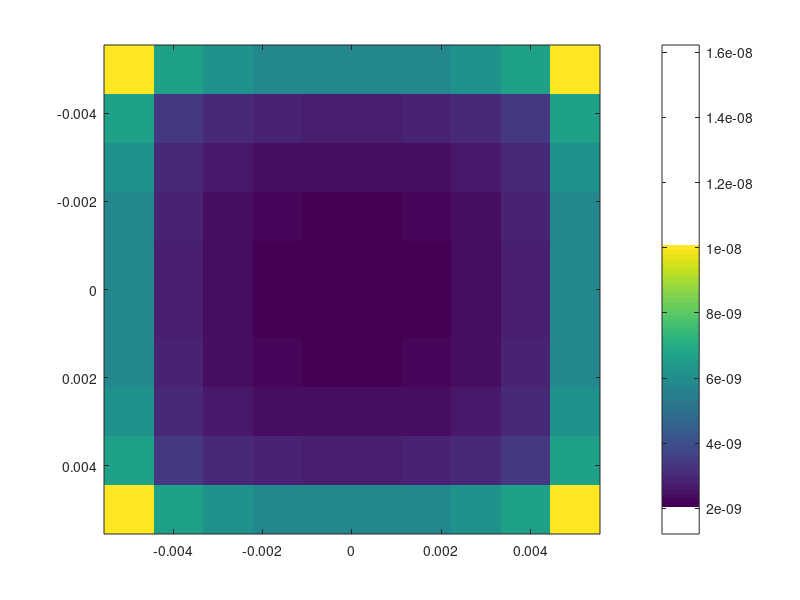

This chart was generated by the following MATLAB code: (Note: this script raises an error after producing the figure.)
% Constants
epsilon0 = 8.854187817e-12; % Vacuum permittivity (F/m)
L = 0.01; % Plate size (m)

% List of N values to test
N_list = [10, 20, 30, 50, 100];

for idx = 1:length(N_list)
    N = N_list(idx);
    fprintf('\n--- N = %d x %d ---\n', N, N);

    a = L / N; % Cell size
    A = a^2;   % Cell area

    % Generate center points
    centers = zeros(N*N, 2);
    count = 1;
    for i = 0:N-1
        for j = 0:N-1
            centers(count,1) = (i+0.5)*a - L/2;
            centers(count,2) = (j+0.5)*a - L/2;
            count = count + 1;
        end
    end

    % Initialize Z matrix
    Z = zeros(N*N);

    % Fill Z matrix
    % Initialize Z matrix for saving results
    Z_all = cell(length(N_list), 1);

    for i = 1:N*N
        xi = centers(i,1);
        yi = centers(i,2);
        for j = 1:N*N
            xj = centers(j,1);
            yj = centers(j,2);
            if i == j
                % Self-term integration
                integrand = @(x,y) 1 ./ sqrt(x.^2 + y.^2);
                result = integral2(integrand, -a/2, a/2, @(x) -a/2 * ones(size(x)), @(x) a/2 * ones(size(x)));
                Z(i,j) = result / (4*pi*epsilon0);
            else
                Rij = sqrt((xi - xj)^2 + (yi - yj)^2);
                Z(i,j) = A / (4*pi*epsilon0*Rij);
            end
        end
    end



    % Solve for surface charge density
    V = ones(N*N, 1); % Voltage = 1 V everywhere
    sigma = Z\V;

    % Average self-term
    avg_Zii = mean(diag(Z));
    fprintf('Average Z_ii: %.3e Ohm\n', avg_Zii);

    % Total charge and capacitance
    Q = sum(sigma)*A;
    C = Q / 1; % Since V = 1V
    fprintf('Capacitance: %.3e F\n', C);

    % Plot charge distribution
    sigma_2D = reshape(sigma, [N, N]);
    figure;
    imagesc(linspace(-L/2,L/2,N), linspace(-L/2,L/2,N), sigma_2D);
    colorbar;
    c = colorbar;
    c.Label.String = 'Charge Density (C/m^2)'; % Label for colorbar
    title(sprintf('Charge Distribution (N=%d)', N));
    xlabel('x (m)');
    ylabel('y (m)');
    axis equal tight;
end
